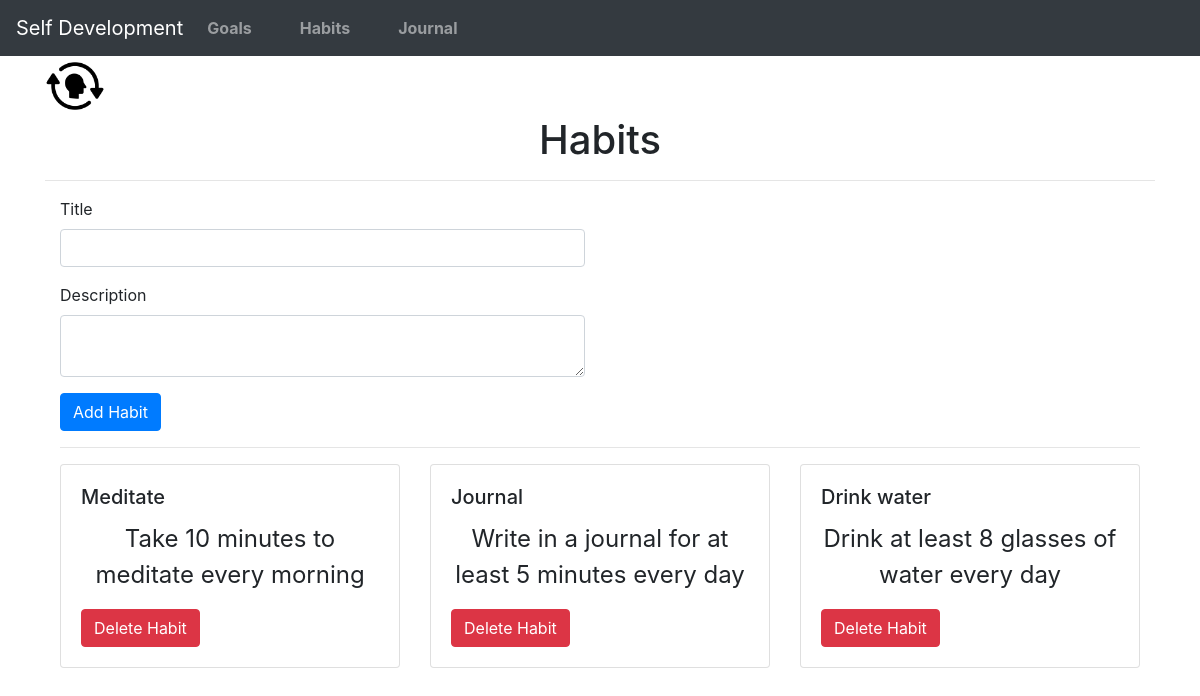
The app's page /habits with its own data.
### self_dev/models.py (models this page shows)
class Habit(db.Model):
    id = db.Column(db.Integer, primary_key=True)
    title = db.Column(db.String(100), nullable=False)
    description = db.Column(db.Text, nullable=False)
    created_at = db.Column(db.DateTime, default=datetime.utcnow)

### self_dev/routes.py (the view)
@app.route('/habits', methods=['GET', 'POST'])
def habits():
    form = HabitForm()
    if form.validate_on_submit():
        habit = Habit(title=form.title.data, description=form.description.data)
        db.session.add(habit)
        db.session.commit()
        flash('Your habit has been saved.')
        return redirect(url_for('habits'))
    habits = Habit.query.all()
    return render_template('habits.html', habits=habits, form=form)

### self_dev/forms.py
class HabitForm(FlaskForm):
    title = StringField('Title', validators=[DataRequired()])
    description = TextAreaField('Description', validators=[DataRequired()])
    submit = SubmitField('Save')

### self_dev/templates/habits.html (shortened to what this page needs)
{% extends "base.html" %}
{% block content %}
<div class="image-text-container">
  <img src="{{ url_for('static', filename='images/habits.png') }}" alt="" style="width: 60px; height: 60px;">
</div>
  <h1>Habits</h1>
  <hr>
  <div class="container">
    <div class="row">
      <div class="col-md-6">
        <form method="POST">
          <div class="form-group">
            {{ form.title.label(class="form-control-label") }}
            {{ form.title(class="form-control") }}
          </div>
          <div class="form-group">
            {{ form.description.label(class="form-control-label") }}
            {{ form.description(class="form-control") }}
          </div>
          <button type="submit" class="btn btn-primary">Add Habit</button>
        </form>
      </div>
    </div>
    <hr>
    <div class="row">
      {% for habit in habits %}
        <div class="col-md-4">
          <div class="card mb-4">
            <div class="card-body">
              <h5 class="card-title">{{ habit.title }}</h5>
              <p class="card-text">{{ habit.description }}</p>
              <form method="POST" action="{{ url_for('delete_habit', habit_id=habit.id) }}">
                <button type="submit" class="btn btn-danger">Delete Habit</button>
              </form>
            </div>
          </div>
        </div>
      {% endfor %}
    </div>
  </div>
{% endblock %}

### self_dev/static/styles.css (style rules this page uses)
h1 { font-size: 3rem; text-align: center; margin-bottom: 2rem; }
p { font-size: 1.5rem; text-align: center; margin-bottom: 2rem; }

### records on screen
Habit: title "Meditate", description "Take 10 minutes to meditate every morning"
Habit: title "Journal", description "Write in a journal for at least 5 minutes every day"
Habit: title "Drink water", description "Drink at least 8 glasses of water every day"
